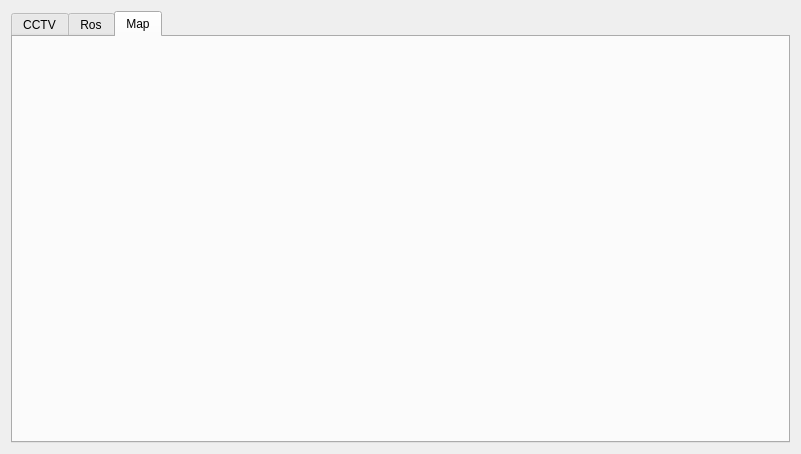
<?xml version="1.0" encoding="UTF-8"?>
<ui version="4.0">
 <class>MainWidget</class>
 <widget class="QWidget" name="MainWidget">
  <property name="geometry">
   <rect>
    <x>0</x>
    <y>0</y>
    <width>801</width>
    <height>454</height>
   </rect>
  </property>
  <property name="windowTitle">
   <string>MainWidget</string>
  </property>
  <layout class="QHBoxLayout" name="horizontalLayout">
   <item>
    <widget class="QTabWidget" name="pTabWidget">
     <property name="currentIndex">
      <number>2</number>
     </property>
     <widget class="QWidget" name="pTab1">
      <attribute name="title">
       <string>CCTV</string>
      </attribute>
     </widget>
     <widget class="QWidget" name="pTab2">
      <attribute name="title">
       <string>Ros</string>
      </attribute>
     </widget>
     <widget class="QWidget" name="pTab3">
      <attribute name="title">
       <string>Map</string>
      </attribute>
     </widget>
    </widget>
   </item>
  </layout>
 </widget>
 <resources/>
 <connections/>
</ui>
